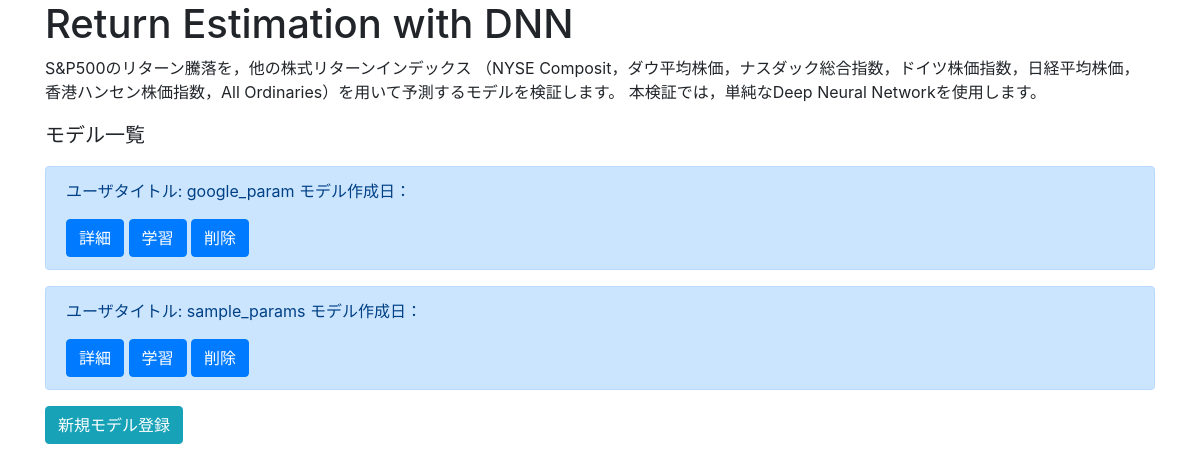
Before: /main/ with the older database file.
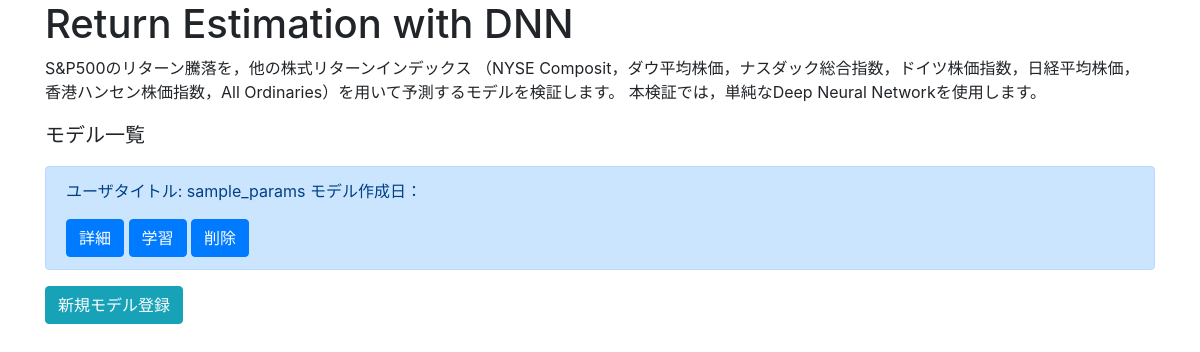
After: the same page with the newer database file.
### dnn_estimator/models.py (models this page shows, shortened)
class LearningModel(models.Model):
    title = models.CharField(max_length=100)
    model_dev_date = models.DateField(default=timezone.now)
    train_start = models.DateField()
    train_end = models.DateField()
    test_start = models.DateField()
    test_end = models.DateField()
    epoch = models.IntegerField()
    batch_size = models.IntegerField()
    train_acc = models.FloatField(default=0.0)
    test_acc = models.FloatField(default=0.0)

### dnn_estimator/views.py (the view)
# urls.py: path('main/', MainForm.as_view(), name='main'),
class MainForm(ListView):
    template_name = 'main.html'
    model = LearningModel

### templates/main.html
{% extends 'base.html' %}
{% block header %}
<div>
    <div class="container">
        <h1>Return Estimation with DNN</h1>
        <p>S&P500のリターン騰落を，他の株式リターンインデックス
        （NYSE Composit，ダウ平均株価，ナスダック総合指数，ドイツ株価指数，日経平均株価，
        香港ハンセン株価指数，All Ordinaries）を用いて予測するモデルを検証します。
        本検証では，単純なDeep Neural Networkを使用します。</p>
    </div>
</div>
{% endblock header %}
{% block content %}
<div class='container'>
    <p class="lead">モデル一覧</p>
    {% for item in object_list %}
    <div class="alert alert-primary" role="alert">
        <p>ユーザタイトル: {{ item.title }}     モデル作成日： {{ item.odel_dev_date}}</p>
        <a href="{% url 'detail' item.pk %}" class="btn btn-primary" tabindex="-1" role="button" aria-disabled="true">詳細</a>
        <a href="{% url 'learn_dnn_model' item.pk %}" class="btn btn-primary" tabindex="-1" role="button" aria-disabled="true">学習</a>
        <a href="{% url 'delete_params' item.pk %}" class="btn btn-primary" tabindex="-1" role="button" aria-disabled="true">削除</a>
    </div>
    {% endfor %}
    <a href="{% url 'set_params' %}" class="btn btn-info" tabindex="-1" role="button" aria-disabled="true">新規モデル登録</a>
</div>
{% endblock content %}

Changed rows visible on the page:
removed LearningModel: title "google_param"
